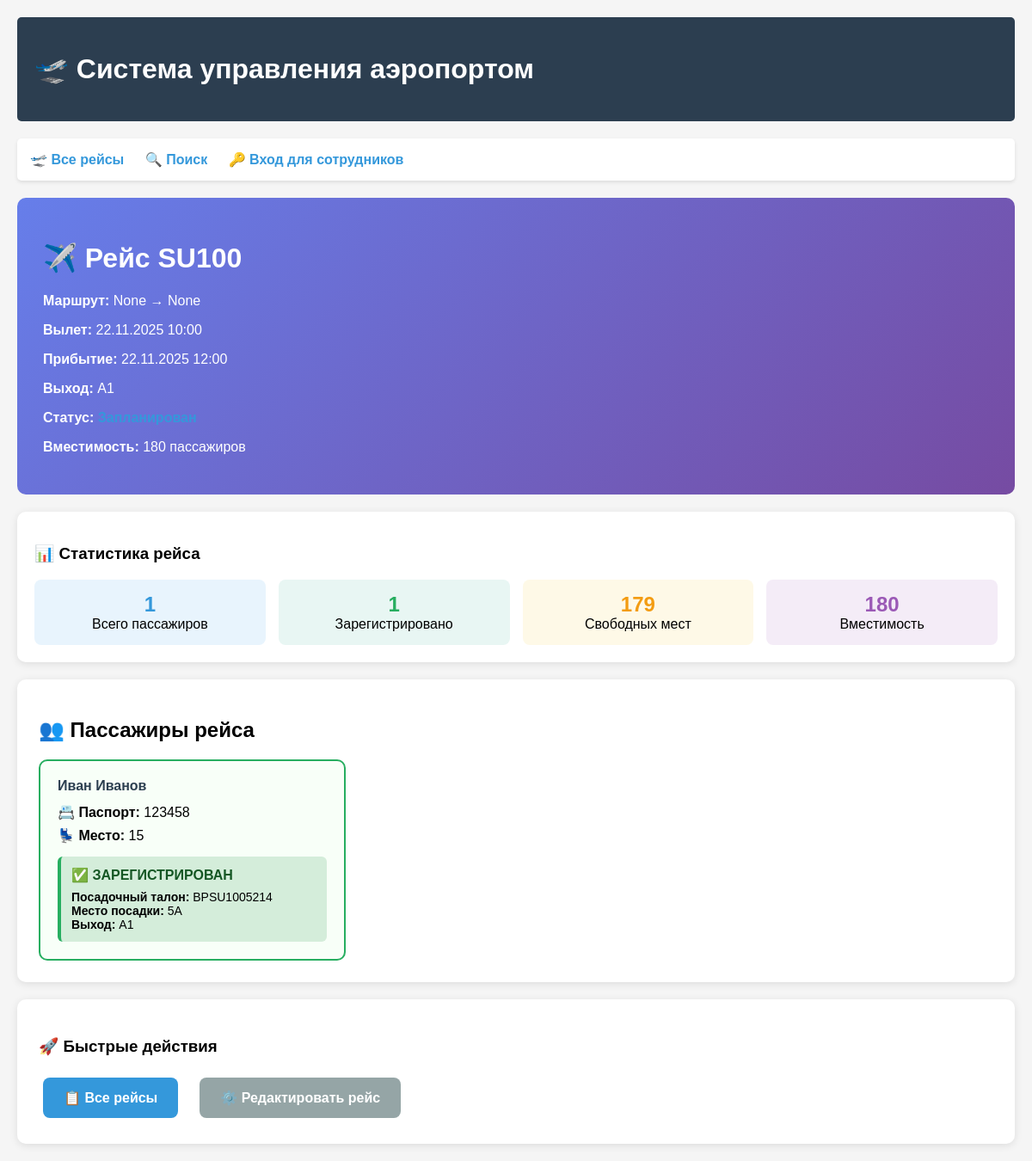
/flight/1/, run on the app's committed database.
### flights/models.py (models this page shows, shortened)
class Flight(models.Model):
    STATUS_CHOICES = [
        ('scheduled', 'Запланирован'),
        ('boarding', 'Посадка'),
        ('departed', 'Вылетел'),
        ('landed', 'Приземлился'),
        ('cancelled', 'Отменен'),
    ]
    number = models.CharField(max_length=10, unique=True, verbose_name="Номер рейса")
    departure_city = models.CharField(max_length=100, verbose_name="Город вылета", blank=True, null=True)
    destination_city = models.CharField(max_length=100, verbose_name="Город назначения", blank=True, null=True)
    departure_time = models.DateTimeField(verbose_name="Время вылета")
    arrival_time = models.DateTimeField(verbose_name="Время прибытия")
    gate = models.CharField(max_length=10, verbose_name="Выход", default="A1")
    status = models.CharField(max_length=20, choices=STATUS_CHOICES, default='scheduled', verbose_name="Статус")
    capacity = models.IntegerField(default=180, verbose_name="Вместимость")
    class Meta:
        verbose_name = "Рейс"
        verbose_name_plural = "Рейсы"
        ordering = ['departure_time']  # Сортировка по времени вылета

class Passenger(models.Model):
    flight = models.ForeignKey(Flight, on_delete=models.CASCADE, verbose_name="Рейс")
    first_name = models.CharField(max_length=50, verbose_name="Имя")
    last_name = models.CharField(max_length=50, verbose_name="Фамилия")
    passport_number = models.CharField(max_length=20, verbose_name="Номер паспорта")
    seat_number = models.CharField(max_length=5, verbose_name="Номер места")
    class Meta:
        verbose_name = "Пассажир"
        verbose_name_plural = "Пассажиры"

class BoardingPass(models.Model):
    passenger = models.ForeignKey(Passenger, on_delete=models.CASCADE, verbose_name="Пассажир")
    flight = models.ForeignKey(Flight, on_delete=models.CASCADE, verbose_name="Рейс")
    boarding_pass_number = models.CharField(max_length=15, unique=True, verbose_name="Номер посадочного талона")
    seat_number = models.CharField(max_length=5, verbose_name="Номер места")
    gate = models.CharField(max_length=10, blank=True, verbose_name="Выход")
    boarding_time = models.DateTimeField(null=True, blank=True, verbose_name="Время посадки")
    check_in_time = models.DateTimeField(auto_now_add=True, verbose_name="Время регистрации")
    check_in_agent = models.ForeignKey(CheckInAgent, on_delete=models.CASCADE, verbose_name="Агент регистрации")
    status = models.CharField(max_length=20, choices=[
        ('checked_in', 'Зарегистрирован'),
        ('boarded', 'Прошел посадку'),
        ('cancelled', 'Отменен')
    ], default='checked_in', verbose_name="Статус")
    class Meta:
        verbose_name = "Посадочный талон"
        verbose_name_plural = "Посадочные талоны"

### flights/views.py (the view)
# urls.py: path('flight/<int:flight_id>/', views.flight_detail, name='flight_detail'),
def flight_detail(request, flight_id):
    flight = get_object_or_404(Flight, id=flight_id)
    passengers = Passenger.objects.filter(flight=flight)
    passenger_data = []
    for passenger in passengers:
        boarding_pass = BoardingPass.objects.filter(passenger=passenger, flight=flight).first()
        passenger_data.append({
            'passenger': passenger,
            'boarding_pass': boarding_pass,
            'is_registered': boarding_pass is not None
        })
    registered_count = BoardingPass.objects.filter(flight=flight).count()
    free_seats = flight.capacity - registered_count
    context = {
        'flight': flight,
        'passenger_data': passenger_data,
        'passengers': passengers,
        'registered_count': registered_count,
        'free_seats': free_seats,
        'total_passengers': passengers.count(),
    }
    return render(request, 'flights/flight_detail.html', context)

### flights/templates/flights/flight_detail.html (shortened to what this page needs)
{% extends 'flights/base.html' %}
{% block content %}
<div style="background: linear-gradient(135deg, #667eea 0%, #764ba2 100%); color: white; padding: 30px; border-radius: 10px; margin: 20px 0;">
    <h1>✈️ Рейс {{ flight.number }}</h1>
    <p><strong>Маршрут:</strong> {{ flight.departure_city }} → {{ flight.destination_city }}</p>
    <p><strong>Вылет:</strong> {{ flight.departure_time|date:"d.m.Y H:i" }}</p>
    <p><strong>Прибытие:</strong> {{ flight.arrival_time|date:"d.m.Y H:i" }}</p>
    <p><strong>Выход:</strong> {{ flight.gate }}</p>
    <p><strong>Статус:</strong> <span class="status-{{ flight.status }}">{{ flight.get_status_display }}</span></p>
    <p><strong>Вместимость:</strong> {{ flight.capacity }} пассажиров</p>
</div>
<div style="background: white; padding: 20px; border-radius: 10px; box-shadow: 0 2px 10px rgba(0,0,0,0.1); margin: 20px 0;">
    <h3>📊 Статистика рейса</h3>
    <div style="display: grid; grid-template-columns: repeat(auto-fit, minmax(200px, 1fr)); gap: 15px; margin-top: 15px;">
        <div style="text-align: center; padding: 15px; background: #e8f4fd; border-radius: 8px;">
            <div style="font-size: 24px; font-weight: bold; color: #3498db;">{{ total_passengers }}</div>
            <div>Всего пассажиров</div>
        </div>
        <div style="text-align: center; padding: 15px; background: #e8f6f3; border-radius: 8px;">
            <div style="font-size: 24px; font-weight: bold; color: #27ae60;">{{ registered_count }}</div>
            <div>Зарегистрировано</div>
        </div>
        <div style="text-align: center; padding: 15px; background: #fef9e7; border-radius: 8px;">
            <div style="font-size: 24px; font-weight: bold; color: #f39c12;">{{ free_seats }}</div>
            <div>Свободных мест</div>
        </div>
        <div style="text-align: center; padding: 15px; background: #f4ecf7; border-radius: 8px;">
            <div style="font-size: 24px; font-weight: bold; color: #9b59b6;">{{ flight.capacity }}</div>
            <div>Вместимость</div>
        </div>
    </div>
</div>
<div style="background: white; padding: 25px; border-radius: 10px; box-shadow: 0 2px 10px rgba(0,0,0,0.1); margin: 20px 0;">
    <h2>👥 Пассажиры рейса</h2>
    {% if passenger_data %}
        <div style="display: grid; grid-template-columns: repeat(auto-fill, minmax(320px, 1fr)); gap: 20px; margin-top: 20px;">
            {% for data in passenger_data %}
            <div style="border: 2px solid {% if data.is_registered %}#27ae60{% else %}#f39c12{% endif %}; padding: 20px; border-radius: 10px; background: {% if data.is_registered %}#f8fff8{% else %}#fffbf0{% endif %};">
                <h4 style="margin: 0 0 12px 0; color: #2c3e50;">{{ data.passenger.first_name }} {{ data.passenger.last_name }}</h4>
                <p style="margin: 8px 0;"><strong>📇 Паспорт:</strong> {{ data.passenger.passport_number }}</p>
                <p style="margin: 8px 0;"><strong>💺 Место:</strong> {{ data.passenger.seat_number }}</p>
                {% if data.is_registered %}
                <div style="background: #d4edda; padding: 12px; border-radius: 6px; margin-top: 15px; border-left: 4px solid #27ae60;">
                    <div style="font-weight: bold; color: #155724;">✅ ЗАРЕГИСТРИРОВАН</div>
                    <div style="margin-top: 8px; font-size: 14px;">
                        <strong>Посадочный талон:</strong> {{ data.boarding_pass.boarding_pass_number }}<br>
                        <strong>Место посадки:</strong> {{ data.boarding_pass.seat_number }}<br>
                        <strong>Выход:</strong> {{ data.boarding_pass.gate }}
                    </div>
                </div>
                {% endif %}
            </div>
            {% endfor %}
        </div>
    {% endif %}
</div>
<div style="background: white; padding: 25px; border-radius: 10px; box-shadow: 0 2px 10px rgba(0,0,0,0.1);">
    <h3>🚀 Быстрые действия</h3>
    <div style="display: flex; gap: 15px; flex-wrap: wrap; margin-top: 20px;">
        <a href="{% url 'flights:flight_list' %}" class="btn" style="background: #3498db;">
            📋 Все рейсы
        </a>
        <a href="/admin/flights/flight/{{ flight.id }}/change/" class="btn" style="background: #95a5a6;">
            ⚙️ Редактировать рейс
        </a>
    </div>
</div>
{% endblock %}

### flights/templates/flights/base.html (style rules this page uses)
body { font-family: Arial, sans-serif; margin: 0; padding: 20px; background-color: #f5f5f5; }
.status-scheduled { color: #3498db; font-weight: bold; }
.btn { background: #3498db; color: white; border: none; cursor: pointer; padding: 10px 15px; text-decoration: none; border-radius: 4px; display: inline-block; }

### flights/templates/flights/flight_detail.html (style rules this page uses)
.btn { display: inline-block; padding: 14px 24px; margin: 5px; border-radius: 8px; text-decoration: none; color: white; font-weight: bold; border: none; cursor: pointer; text-align: center; transition: all 0.3s ease; font-size: 16px; }
.status-scheduled { color: #3498db; font-weight: bold; }

### data on the page
Flight: number "SU100", departure_city "None", destination_city "None", departure_time "22.11.2025 10:00", arrival_time "22.11.2025 12:00", gate "A1", capacity "180"
Passenger: passenger.first_name "Иван", passenger.last_name "Иванов", passenger.passport_number "123458", passenger.seat_number "15", boarding_pass.boarding_pass_number "BPSU1005214", boarding_pass.seat_number "5A", boarding_pass.gate "A1"

### other printed values
{{ total_passengers }} "1"
{{ registered_count }} "1"
{{ free_seats }} "179"
